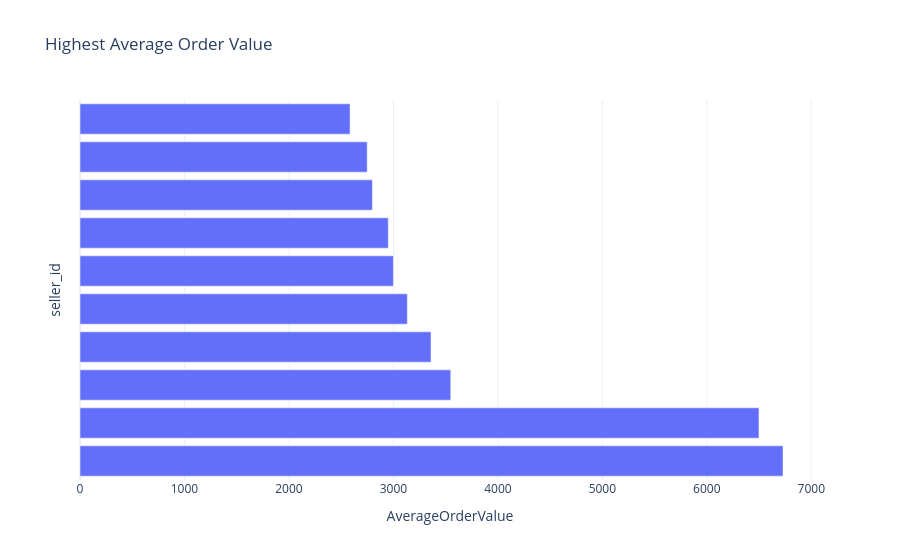

Notebook source saved alongside this figure:
### Code cell
fig = px.bar(
    seller_aov.head(10),
    x="AverageOrderValue",
    y="seller_id",
    orientation="h",
    title="Highest Average Order Value",
    template="plotly_white"
)
fig.update_yaxes(showticklabels=False)
fig.show()

### Figure 1 — Plotly figure (JSON) as saved in the notebook; plotly's stock layout.template omitted (floating-point values rounded to 4 significant figures)
{"data": [{"hovertemplate": "AverageOrderValue=%{x}<br>seller_id=%{y}<extra></extra>", "legendgroup": "", "marker": {"color": "#636efa", "pattern": {"shape": ""}}, "name": "", "orientation": "h", "showlegend": false, "textposition": "auto", "type": "bar", "x": [6729.0, 6499.0, 3549.0, 3360.0, 3133.0, 3000.0, 2951.0, 2799.0, 2749.0, 2585.0], "xaxis": "x", "y": ["80ceebb4ee9b31afb6c6a916a574a1e2", "ee27a8f15b1dded4d213a468ba4eb391", "585175ec331ea177fa47199e39a6170a", "abe021b01ba992245271b9aa422032df", "a00824eb9093d40e589b940ec45c4eb0", "e2a1ac9bf33e5549a2a4f834e70df2f8", "e908c0f3646e8b60375734a350d95d71", "d63c73efd41eb002280e7ec831424edb", "1444c08e64d55fb3c25f0f09c07ffcf2", "039e6ad9dae79614493083e241147386"], "yaxis": "y"}], "layout": {"barmode": "relative", "legend": {"tracegroupgap": 0}, "title": {"text": "Highest Average Order Value"}, "xaxis": {"anchor": "y", "domain": [0, 1], "title": {"text": "AverageOrderValue"}}, "yaxis": {"anchor": "x", "domain": [0, 1], "showticklabels": false, "title": {"text": "seller_id"}}}}
